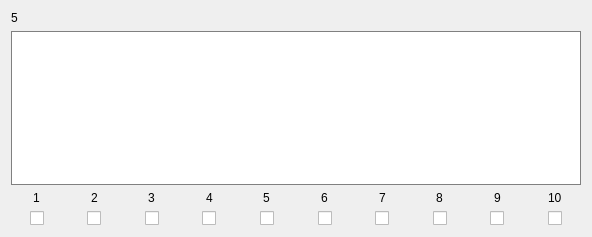
            <widget class="QWidget" name="scrollAreaWidgetContents_165">
             <property name="geometry">
              <rect>
               <x>0</x>
               <y>0</y>
               <width>592</width>
               <height>237</height>
              </rect>
             </property>
             <layout class="QVBoxLayout" name="verticalLayout_109">
              <item>
               <widget class="QLabel" name="Name_5">
                <property name="text">
                 <string>5</string>
                </property>
               </widget>
              </item>
              <item>
               <widget class="QTextEdit" name="Text_5">
                <property name="styleSheet">
                 <string notr="true">border: 1px solid gray</string>
                </property>
               </widget>
              </item>
              <item>
               <layout class="QHBoxLayout" name="horizontalLayout_8">
                <property name="bottomMargin">
                 <number>0</number>
                </property>
                <item>
                 <layout class="QVBoxLayout" name="verticalLayout_44">
                  <property name="rightMargin">
                   <number>0</number>
                  </property>
                  <property name="bottomMargin">
                   <number>0</number>
                  </property>
                  <item alignment="Qt::AlignHCenter">
                   <widget class="QLabel" name="label_42">
                    <property name="text">
                     <string>1</string>
                    </property>
                   </widget>
                  </item>
                  <item alignment="Qt::AlignHCenter">
                   <widget class="QCheckBox" name="Check_5_1">
                    <property name="text">
                     <string/>
                    </property>
                   </widget>
                  </item>
                 </layout>
                </item>
                <item>
                 <layout class="QVBoxLayout" name="verticalLayout_45">
                  <property name="rightMargin">
                   <number>0</number>
                  </property>
                  <property name="bottomMargin">
                   <number>0</number>
                  </property>
                  <item alignment="Qt::AlignHCenter">
                   <widget class="QLabel" name="label_43">
                    <property name="text">
                     <string>2</string>
                    </property>
                   </widget>
                  </item>
                  <item alignment="Qt::AlignHCenter">
                   <widget class="QCheckBox" name="Check_5_2">
                    <property name="text">
                     <string/>
                    </property>
                   </widget>
                  </item>
                 </layout>
                </item>
                <item>
                 <layout class="QVBoxLayout" name="verticalLayout_46">
                  <property name="rightMargin">
                   <number>0</number>
                  </property>
                  <property name="bottomMargin">
                   <number>0</number>
                  </property>
                  <item alignment="Qt::AlignHCenter">
                   <widget class="QLabel" name="label_44">
                    <property name="text">
                     <string>3</string>
                    </property>
                   </widget>
                  </item>
                  <item alignment="Qt::AlignHCenter">
                   <widget class="QCheckBox" name="Check_5_3">
                    <property name="text">
                     <string/>
                    </property>
                   </widget>
                  </item>
                 </layout>
                </item>
                <item>
                 <layout class="QVBoxLayout" name="verticalLayout_47">
                  <property name="rightMargin">
                   <number>0</number>
                  </property>
                  <property name="bottomMargin">
                   <number>0</number>
                  </property>
                  <item alignment="Qt::AlignHCenter">
                   <widget class="QLabel" name="label_45">
                    <property name="text">
                     <string>4</string>
                    </property>
                   </widget>
                  </item>
                  <item alignment="Qt::AlignHCenter">
                   <widget class="QCheckBox" name="Check_5_4">
                    <property name="text">
                     <string/>
                    </property>
                   </widget>
                  </item>
                 </layout>
                </item>
                <item>
                 <layout class="QVBoxLayout" name="verticalLayout_48">
                  <property name="rightMargin">
                   <number>0</number>
                  </property>
                  <property name="bottomMargin">
                   <number>0</number>
                  </property>
                  <item alignment="Qt::AlignHCenter">
                   <widget class="QLabel" name="label_46">
                    <property name="text">
                     <string>5</string>
                    </property>
                   </widget>
                  </item>
                  <item alignment="Qt::AlignHCenter">
                   <widget class="QCheckBox" name="Check_5_5">
                    <property name="text">
                     <string/>
                    </property>
                   </widget>
                  </item>
                 </layout>
                </item>
                <item>
                 <layout class="QVBoxLayout" name="verticalLayout_49">
                  <property name="rightMargin">
                   <number>0</number>
                  </property>
                  <property name="bottomMargin">
                   <number>0</number>
                  </property>
                  <item alignment="Qt::AlignHCenter">
                   <widget class="QLabel" name="label_47">
                    <property name="text">
                     <string>6</string>
                    </property>
                   </widget>
                  </item>
                  <item alignment="Qt::AlignHCenter">
                   <widget class="QCheckBox" name="Check_5_6">
                    <property name="text">
                     <string/>
                    </property>
                   </widget>
                  </item>
                 </layout>
                </item>
                <item>
                 <layout class="QVBoxLayout" name="verticalLayout_50">
                  <property name="rightMargin">
                   <number>0</number>
                  </property>
                  <property name="bottomMargin">
                   <number>0</number>
                  </property>
                  <item alignment="Qt::AlignHCenter">
                   <widget class="QLabel" name="label_48">
                    <property name="text">
                     <string>7</string>
                    </property>
                   </widget>
                  </item>
                  <item alignment="Qt::AlignHCenter">
                   <widget class="QCheckBox" name="Check_5_7">
                    <property name="text">
                     <string/>
                    </property>
                   </widget>
                  </item>
                 </layout>
                </item>
                <item>
                 <layout class="QVBoxLayout" name="verticalLayout_51">
                  <property name="rightMargin">
                   <number>0</number>
                  </property>
                  <property name="bottomMargin">
                   <number>0</number>
                  </property>
                  <item alignment="Qt::AlignHCenter">
                   <widget class="QLabel" name="label_49">
                    <property name="text">
                     <string>8</string>
                    </property>
                   </widget>
                  </item>
                  <item alignment="Qt::AlignHCenter">
                   <widget class="QCheckBox" name="Check_5_8">
                    <property name="text">
                     <string/>
                    </property>
                   </widget>
                  </item>
                 </layout>
                </item>
                <item>
                 <layout class="QVBoxLayout" name="verticalLayout_52">
                  <property name="rightMargin">
                   <number>0</number>
                  </property>
                  <property name="bottomMargin">
                   <number>0</number>
                  </property>
                  <item alignment="Qt::AlignHCenter">
                   <widget class="QLabel" name="label_50">
                    <property name="text">
                     <string>9</string>
                    </property>
                   </widget>
                  </item>
                  <item alignment="Qt::AlignHCenter">
                   <widget class="QCheckBox" name="Check_5_9">
                    <property name="text">
                     <string/>
                    </property>
                   </widget>
                  </item>
                 </layout>
                </item>
                <item>
                 <layout class="QVBoxLayout" name="verticalLayout_53">
                  <property name="rightMargin">
                   <number>0</number>
                  </property>
                  <property name="bottomMargin">
                   <number>0</number>
                  </property>
                  <item alignment="Qt::AlignHCenter">
                   <widget class="QLabel" name="label_51">
                    <property name="text">
                     <string>10</string>
                    </property>
                   </widget>
                  </item>
                  <item alignment="Qt::AlignHCenter">
                   <widget class="QCheckBox" name="Check_5_10">
                    <property name="text">
                     <string/>
                    </property>
                   </widget>
                  </item>
                 </layout>
                </item>
               </layout>
              </item>
             </layout>
            </widget>
